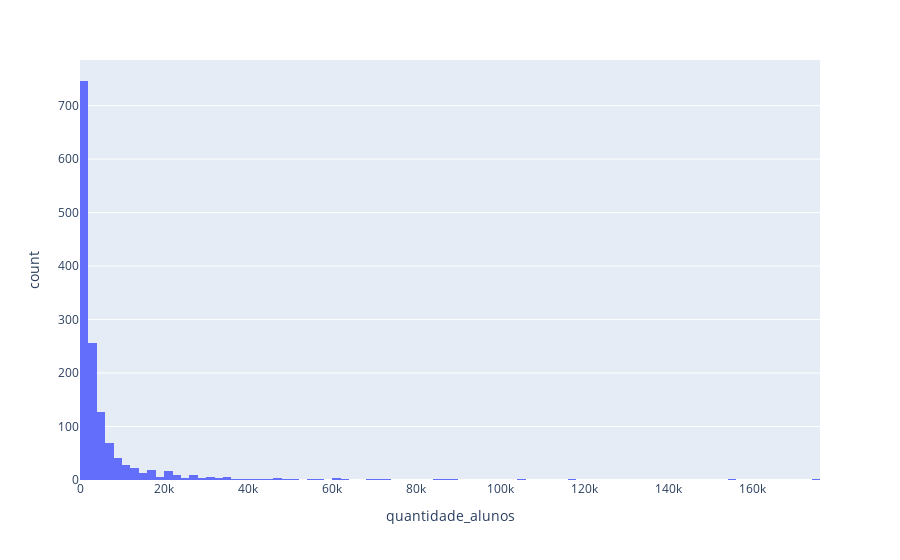

Notebook source saved alongside this figure:
### Code cell
import plotly.express as px

px.histogram(cursos_pd, x="quantidade_alunos")

### Figure 1 — Plotly figure (JSON) as saved in the notebook; plotly's stock layout.template omitted (floating-point values rounded to 4 significant figures; data arrays with more than 128 entries replaced by an {"elided": "..."} marker saying what was removed)
{"data": [{"alignmentgroup": "True", "bingroup": "x", "hovertemplate": "quantidade_alunos=%{x}<br>count=%{y}<extra></extra>", "legendgroup": "", "marker": {"color": "#636efa", "pattern": {"shape": ""}}, "name": "", "offsetgroup": "", "orientation": "v", "showlegend": false, "type": "histogram", "x": {"elided": "1418 int values"}, "xaxis": "x", "yaxis": "y"}], "layout": {"barmode": "relative", "legend": {"tracegroupgap": 0}, "margin": {"t": 60}, "xaxis": {"anchor": "y", "domain": [0, 1], "title": {"text": "quantidade_alunos"}}, "yaxis": {"anchor": "x", "domain": [0, 1], "title": {"text": "count"}}}}
